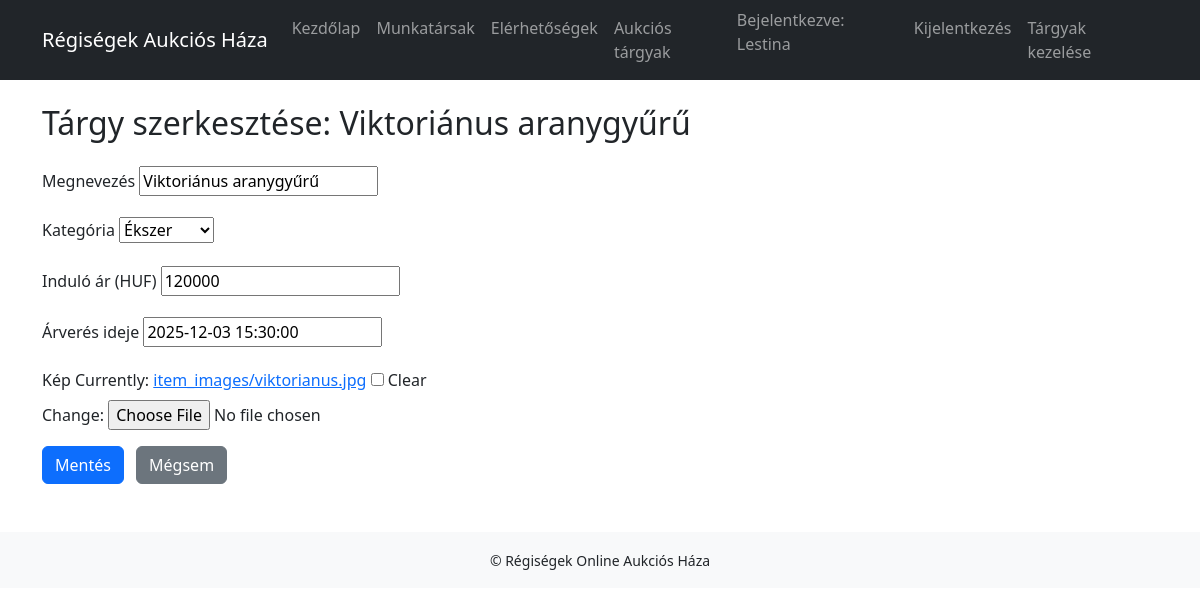
Page /items/manage/2/edit/ (signed in) on the committed database.
### auction/models.py (models this page shows, shortened)
class Item(models.Model):
    CATEGORY_CHOICES = [
        ('festmény', 'Festmény'),
        ('ékszer', 'Ékszer'),
        ('porcelán', 'Porcelán'),
    ]
    name = models.CharField("Megnevezés", max_length=100)
    starting_price = models.DecimalField("Induló ár (HUF)", max_digits=10, decimal_places=0)  # induló ár
    auction_time = models.DateTimeField("Árverés ideje")
    category = models.CharField("Kategória", max_length=20, choices=CATEGORY_CHOICES)
    image = models.ImageField(upload_to='item_images/', null=True, blank=True)
    is_active = models.BooleanField(default=False)          # Fut-e az aukció?
    is_closed = models.BooleanField(default=False)  # végleg lezárult-e
    current_price = models.DecimalField(max_digits=10, decimal_places=0, null=True, blank=True)
    winner = models.ForeignKey(User, null=True, blank=True, on_delete=models.SET_NULL)

### auction/views.py (the view)
# urls.py: path("items/manage/<int:item_id>/edit/", views.edit_item, name="edit_item"),
@login_required
def edit_item(request, item_id):
    if not is_site_admin(request.user):
        return HttpResponseForbidden("Nincs jogosultságod a tárgyak szerkesztéséhez.")
    item = get_object_or_404(Item, id=item_id)
    if request.method == "POST":
        form = ItemForm(request.POST, request.FILES, instance=item)
        if form.is_valid():
            form.save()
            return redirect("manage_items")
    else:
        form = ItemForm(instance=item)
    return render(request, "auction/item_form.html", {
        "form": form,
        "title": f"Tárgy szerkesztése: {item.name}",
    })

### auction/forms.py
class ItemForm(forms.ModelForm):
    class Meta:
        model = Item
        fields = [
            "name",
            "category",
            "starting_price",
            "auction_time",
            "image",
        ]

### auction/views.py (called while the page is built)
def is_site_admin(user):
    return user.is_authenticated and user.is_superuser

### auction/templates/auction/item_form.html (shortened to what this page needs)
{% extends "auction/base.html" %}
{% block content %}
<h2 class="mb-4">{{ title }}</h2>
<div class="row">
    <div class="col-md-6 col-lg-5">
        <form method="post" enctype="multipart/form-data">
            <div class="mb-3">
                <label class="form-label">Megnevezés</label>
                {{ form.name }}
            </div>
            <div class="mb-3">
                <label class="form-label">Kategória</label>
                {{ form.category }}
            </div>
            <div class="mb-3">
                <label class="form-label">Induló ár (HUF)</label>
                {{ form.starting_price }}
            </div>
            <div class="mb-3">
                <label class="form-label">Árverés ideje</label>
                {{ form.auction_time }}
            </div>
            <div class="mb-3">
                <label class="form-label">Kép</label>
                {{ form.image }}
            </div>
            <button type="submit" class="btn btn-primary">Mentés</button>
            <a href="{% url 'manage_items' %}" class="btn btn-secondary ms-2">Mégsem</a>
        </form>
    </div>
</div>
{% endblock %}

### auction/templates/auction/base.html (shortened to what this page needs)
<!DOCTYPE html>
<html lang="hu">
<head>
    <link href="https://cdn.jsdelivr.net/npm/bootstrap@5.3.3/dist/css/bootstrap.min.css" rel="stylesheet"
>
</head>
<body>
    <nav class="navbar navbar-expand-lg navbar-dark bg-dark mb-4">
        <div class="container">
            <a class="navbar-brand" href="{% url 'home' %}">Régiségek Aukciós Háza</a>
            <div class="collapse navbar-collapse" id="mainNavbar">
                <ul class="navbar-nav ms-auto">
                    <li class="nav-item">
                        <a class="nav-link" href="{% url 'home' %}">Kezdőlap</a>
                    </li>
                    <li class="nav-item">
                        <a class="nav-link" href="{% url 'staff' %}">Munkatársak</a>
                    </li>
                    <li class="nav-item">
                        <a class="nav-link" href="{% url 'contact' %}">Elérhetőségek</a>
                    </li>
                    <li class="nav-item">
                        <a class="nav-link" href="{% url 'items' %}">Aukciós tárgyak</a>
                    </li>
                    {% if user.is_authenticated %}
                    <li class="nav-item">
                        <span class="navbar-text me-2">
                            Bejelentkezve: {{ user.username }}
                        </span>
                    </li>
                    <li class="nav-item">
                        <a class="nav-link" href="{% url 'logout' %}">Kijelentkezés</a>
                    </li>
                    {% endif %}
                    {% if user.is_authenticated and user.is_superuser %}
                        <li class="nav-item">
                            <a class="nav-link" href="{% url 'manage_items' %}">Tárgyak kezelése</a>
                        </li>
                    {% endif %}
                </ul>
            </div>
        </div>
    </nav>
    <main class="container mb-5">
        {% block content %}{% endblock %}
    </main>
    <footer class="bg-light py-3 mt-auto">
        <div class="container text-center">
            <small>&copy; Régiségek Online Aukciós Háza</small>
        </div>
    </footer>
</body>
</html>

### rows in the picture
Item: name "Viktoriánus aranygyűrű", category "Ékszer", starting_price "120000", auction_time "2025-12-03 15:30:00"

### other values in the picture
{{ user.username }} "Lestina"
{{ title }} "Tárgy szerkesztése: Viktoriánus aranygyűrű"
